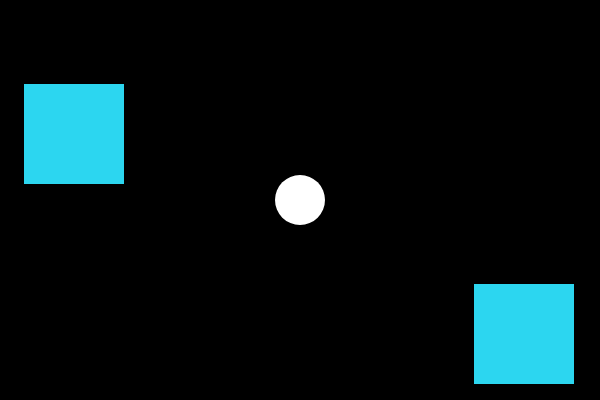
Frame 1 (no input)
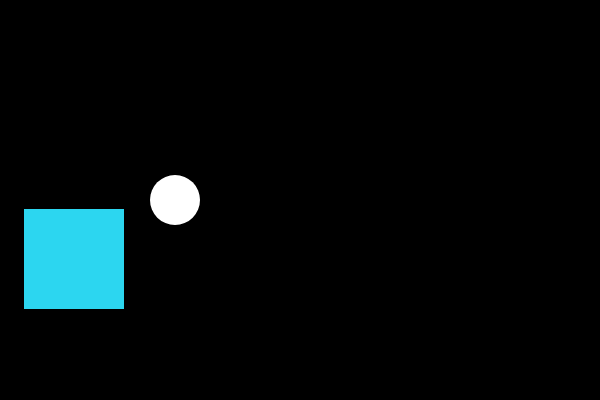
Frame 60 (no input)
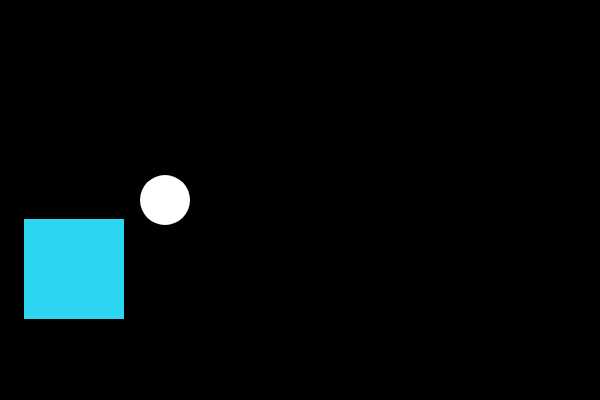
Frame 120 (the mouse pressed at the canvas centre since frame 60)

The p5.js sketch that drew these frames (run headless with seeded random() and noise() and a simulated clock; from frame 60 on, the mouse is pressed at the canvas centre):

// p5.js sketch
// ── sketch.js
/*
Pong
By Kayla S and Lisa MG
Driver Lisa MG 
Typer Kayla S
*/
var recX = 24;
var recY = 84;
var recCol ;
recCol = 'rgb(44, 214, 240)';
var recSize = 100;
var circX = 300;
var circY = 200;
var circSize = 50;
var circCol 
circCol = 'rgb (187, 240, 44)';
var speed = 5
function setup() {
  createCanvas(600, 400);
}

function draw() {
  background (0);
  noStroke();
  fill(recCol);
  rect(recX, recY, recSize, recSize);
  rect(recX+450, recY + 200, recSize, recSize);
  fill(circCol);
  noStroke();
  ellipse(circX, circY, circSize, circSize);
  
  recY = recY - speed

  circX = circX + speed
  
 if (recY> height || recY < 0) {
   speed = speed * -1;
 }
 if (circX> width || circX <0){
   speed = speed * -1;
 }
   if (mouseIsPressed){
    speed = speed * 0;
}
  /* else{
    speed = speed *-1
    }*/

  
  
}
